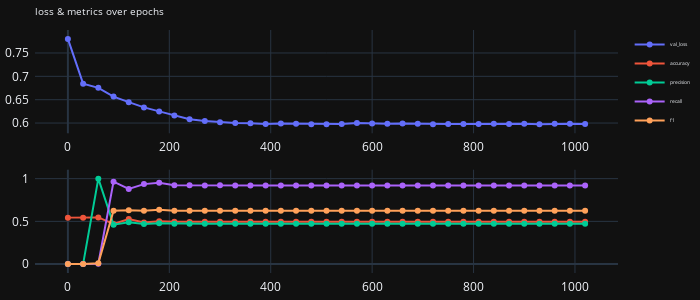
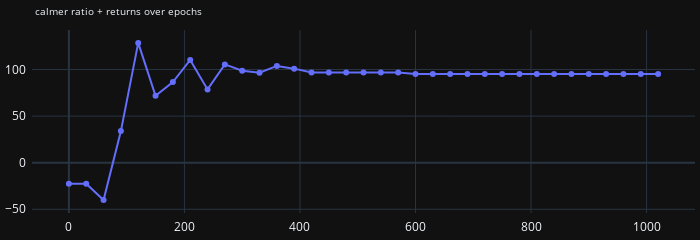
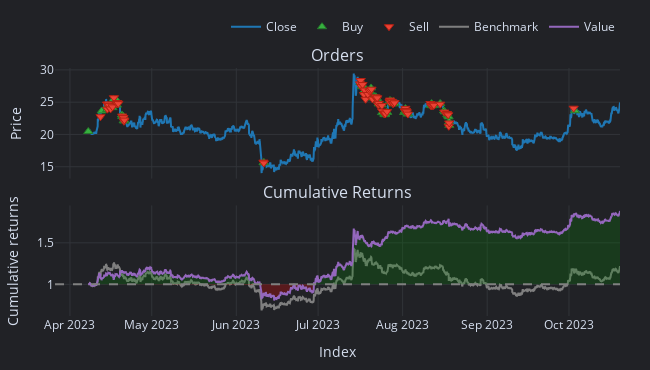

Source (notebook cell) for these figures, in order:
### Markdown cell above
### study training loop

### Code cell
def objective(trial):
    
    random.seed(42)
    np.random.seed(42)
    torch.manual_seed(42)
    torch.use_deterministic_algorithms(True)

    # hidden_dim = trial.suggest_categorical('hidden_dim', [16, 32, 64])
    # num_layers = trial.suggest_int('num_layers', 2, 3)
    # learning_rate = trial.suggest_float('lr', 1e-3, 1e-1, log=True)
    # step_size = trial.suggest_int('step_size', 10, 100)
    # gamma = trial.suggest_float('gamma', 0.85, 0.99)
    # dropout_rate = trial.suggest_float('dropout_rate', 0.1, 0.4)
    # feature_idx = trial.suggest_int('feature_idx', 0, X_train_tensor.shape[2] - 1)


    ''' multi feature selection'''
    # Suggest a boolean flag for each feature to decide if it should be included
    # num_features = 22
    # included_features = [trial.suggest_categorical(f'include_feature_{i+indicator_offset}', [True, False]) for i in range(2, num_features)]
    # additional_features_idx = [i for i, f in enumerate(included_features, start=2+indicator_offset) if f]

    # # Prepend indices 0 and 1 to ensure they are always included
    # included_features_idx = [0, 1] + additional_features_idx

    # if len(included_features_idx) <= 2:
    #     print(f"No features were selected for trial {trial.number}. Skipping...")
    #     return 0
    
    # selected_predictors = [predictor_list[i] for i in additional_features_idx]
    # print(f"Trial {trial.number} Indicators indicies: {additional_features_idx}")
    # print(f"Trial {trial.number} Indicators names: {selected_predictors}")
    
    # # Use a selection of features to create new tensors
    # X_train_selected = X_train_tensor[:, :, included_features_idx]
    # X_val_selected = X_val_tensor[:, :, included_features_idx]
    
    X_train_selected = X_train_tensor
    X_val_selected = X_val_tensor
    
    # Move tensors to the MPS device
    X_train_selected_gpu = X_train_selected.float().to(device)
    X_val_selected_gpu = X_val_selected.float().to(device)
    y_train_tensor_gpu = y_train_tensor.long().to(device)
    y_val_tensor_gpu = y_val_tensor.long().to(device)
    
    out_dims = len(np.unique(y_train_tensor.cpu().numpy()))
    if binary:
        out_dims = 1
        y_train_tensor_gpu = y_train_tensor.float().to(device)
        y_val_tensor_gpu = y_val_tensor.float().to(device)
    
    # Create the model with bidirectional LSTM
    model = BiLSTMClassifierWithAttention(input_dim=X_train_selected.shape[-1], hidden_dim=hidden_dim, num_layers=num_layers, output_dim=out_dims, dropout_rate=dropout_rate).to(device)
    optimiser = torch.optim.Adam(model.parameters(), lr=learning_rate)
    scheduler = optim.lr_scheduler.StepLR(optimiser, step_size=step_size, gamma=gamma)
    criterion = nn.CrossEntropyLoss(weight=class_weights_tensor)
    if binary:
        criterion = nn.BCEWithLogitsLoss()
        y_val_tensor_gpu = y_val_tensor_gpu.unsqueeze(1)
        


    rolling_window = deque(maxlen=rolling_window_size)
    epoch_nums_1 = []
    calmer_return = []
    val_loss = []
    accuracy = []
    precision = []
    recall = []
    f1 = []        
   
    model.train()
    for epoch in range(num_epochs):
        optimiser.zero_grad()   
        output = model(X_train_selected_gpu)
        output = torch.squeeze(output)  # This removes the extra dimension
        loss = criterion(output, y_train_tensor_gpu)  # Ensure y_train is of type torch.long
        loss.backward()
        optimiser.step()
        scheduler.step()

        financial_results = validate_financials(model, X_val_selected_gpu)
        
        validation_results = validate_multi_with_metrics(model, criterion, X_val_selected_gpu, y_val_tensor_gpu, device)
        if binary:
            validation_results = validate_binary_with_metrics(model, criterion, X_val_selected_gpu, y_val_tensor_gpu, device)

        if epoch % print_epochs == 0:  # Adjust as needed

            epoch_nums_1.append(epoch)
            accuracy.append(validation_results['accuracy'])
            val_loss.append(loss.item())
            precision.append(validation_results['precision'])
            recall.append(validation_results['recall'])
            f1.append(validation_results['f1'])
            calmer_return.append(financial_results['calmer_returns'])
            rolling_window.append(financial_results['calmer_returns'])
            
            if len(rolling_window) == rolling_window_size:
                variance = np.var(list(rolling_window))
                
                if variance < variance_threshold:
                    print(f"Early stopping triggered epoch {epoch}. Variance is below the threshold.")
                    break
                if len(calmer_return) >= rolling_window_size and all(x < 0 for x in calmer_return[-rolling_window_size:]):
                    print(f"Early stopping triggered epoch {epoch}. The last {rolling_window_size} returns are negative.")
                    break
            
    if (financial_results['orders'] > 4):
        if (financial_results['calmer_returns'] > 0):
            plot_vals(epoch_nums_1, val_loss, accuracy, precision, recall, f1)
            plot_returns(epoch_nums_1, calmer_return)
            backtest(model, X_val_selected_gpu)
            print(f"Loss: {loss.item()}")
            del X_train_selected_gpu, X_val_selected_gpu, y_train_tensor_gpu, y_val_tensor_gpu
            torch.cuda.empty_cache()  # Clears memory cache that's no longer used
        return round(financial_results['calmer_returns'], 2)
    else:
        print(f"Results were no good. Orders: {financial_results['orders']}, calmer_return: {financial_results['calmer_returns']}")
        del X_train_selected_gpu, X_val_selected_gpu, y_train_tensor_gpu, y_val_tensor_gpu
        torch.cuda.empty_cache()  # Clears memory cache that's no longer used
        return 0
        



sampler = optuna.samplers.TPESampler(seed=42)
study = optuna.create_study(direction='maximize', sampler=sampler)
study.optimize(objective, n_trials=num_trials)
print('Best trial:', study.best_trial.params)

torch.cuda.empty_cache()  # Final cleanup

### Figure 1 — Plotly figure (JSON) as saved in the notebook; plotly's stock layout.template omitted (floating-point values rounded to 4 significant figures)
{"data": [{"mode": "lines+markers", "name": "val_loss", "type": "scatter", "x": [0, 30, 60, 90, 120, 150, 180, 210, 240, 270, 300, 330, 360, 390, 420, 450, 480, 510, 540, 570, 600, 630, 660, 690, 720, 750, 780, 810, 840, 870, 900, 930, 960, 990, 1020], "xaxis": "x", "y": [0.7801, 0.6843, 0.6754, 0.6566, 0.6448, 0.6335, 0.6249, 0.616, 0.6081, 0.6044, 0.6016, 0.6, 0.5994, 0.598, 0.5988, 0.5985, 0.5975, 0.5976, 0.5982, 0.6002, 0.5989, 0.5986, 0.5993, 0.5985, 0.5977, 0.5979, 0.5979, 0.5981, 0.5985, 0.598, 0.5982, 0.5972, 0.5986, 0.5985, 0.5978], "yaxis": "y"}, {"mode": "lines+markers", "name": "accuracy", "type": "scatter", "x": [0, 30, 60, 90, 120, 150, 180, 210, 240, 270, 300, 330, 360, 390, 420, 450, 480, 510, 540, 570, 600, 630, 660, 690, 720, 750, 780, 810, 840, 870, 900, 930, 960, 990, 1020], "xaxis": "x2", "y": [0.5437, 0.5437, 0.546, 0.4706, 0.5272, 0.4862, 0.5012, 0.4952, 0.4939, 0.4958, 0.4948, 0.495, 0.495, 0.4956, 0.4954, 0.4954, 0.4954, 0.4954, 0.4954, 0.4954, 0.4952, 0.4952, 0.4952, 0.4952, 0.4952, 0.4952, 0.4952, 0.4952, 0.4952, 0.4952, 0.4952, 0.4952, 0.4952, 0.4952, 0.4952], "yaxis": "y2"}, {"mode": "lines+markers", "name": "precision", "type": "scatter", "x": [0, 30, 60, 90, 120, 150, 180, 210, 240, 270, 300, 330, 360, 390, 420, 450, 480, 510, 540, 570, 600, 630, 660, 690, 720, 750, 780, 810, 840, 870, 900, 930, 960, 990, 1020], "xaxis": "x2", "y": [0, 0, 1, 0.4617, 0.49, 0.4685, 0.4767, 0.4728, 0.4721, 0.4731, 0.4725, 0.4726, 0.4726, 0.4729, 0.4728, 0.4728, 0.4728, 0.4728, 0.4728, 0.4728, 0.4727, 0.4727, 0.4727, 0.4727, 0.4727, 0.4727, 0.4727, 0.4727, 0.4727, 0.4727, 0.4727, 0.4727, 0.4727, 0.4727, 0.4727], "yaxis": "y2"}, {"mode": "lines+markers", "name": "recall", "type": "scatter", "x": [0, 30, 60, 90, 120, 150, 180, 210, 240, 270, 300, 330, 360, 390, 420, 450, 480, 510, 540, 570, 600, 630, 660, 690, 720, 750, 780, 810, 840, 870, 900, 930, 960, 990, 1020], "xaxis": "x2", "y": [0, 0, 0.0051, 0.9649, 0.8801, 0.9359, 0.9518, 0.9228, 0.9213, 0.9204, 0.9218, 0.9199, 0.9204, 0.9204, 0.9199, 0.9199, 0.9199, 0.9199, 0.9199, 0.9199, 0.9195, 0.9195, 0.9195, 0.9195, 0.9195, 0.9195, 0.9195, 0.9195, 0.9195, 0.9195, 0.9195, 0.9195, 0.9195, 0.9195, 0.9195], "yaxis": "y2"}, {"mode": "lines+markers", "name": "f1", "type": "scatter", "x": [0, 30, 60, 90, 120, 150, 180, 210, 240, 270, 300, 330, 360, 390, 420, 450, 480, 510, 540, 570, 600, 630, 660, 690, 720, 750, 780, 810, 840, 870, 900, 930, 960, 990, 1020], "xaxis": "x2", "y": [0, 0, 0.0102, 0.6245, 0.6295, 0.6244, 0.6352, 0.6252, 0.6243, 0.6249, 0.6248, 0.6244, 0.6245, 0.6248, 0.6246, 0.6246, 0.6246, 0.6246, 0.6246, 0.6246, 0.6244, 0.6244, 0.6244, 0.6244, 0.6244, 0.6244, 0.6244, 0.6244, 0.6244, 0.6244, 0.6244, 0.6244, 0.6244, 0.6244, 0.6244], "yaxis": "y2"}], "layout": {"autosize": false, "height": 300, "legend": {"font": {"size": 5}}, "margin": {"b": 5, "l": 5, "pad": 5, "r": 5, "t": 30}, "title": {"font": {"size": 10}, "text": "loss & metrics over epochs"}, "width": 700, "xaxis": {"anchor": "y", "domain": [0, 1]}, "xaxis2": {"anchor": "y2", "domain": [0, 1]}, "yaxis": {"anchor": "x", "domain": [0.575, 1]}, "yaxis2": {"anchor": "x2", "domain": [0, 0.425]}}}

### Figure 2 — Plotly figure (JSON) as saved in the notebook; plotly's stock layout.template omitted (floating-point values rounded to 4 significant figures)
{"data": [{"mode": "lines+markers", "name": "calmer returns", "type": "scatter", "x": [0, 30, 60, 90, 120, 150, 180, 210, 240, 270, 300, 330, 360, 390, 420, 450, 480, 510, 540, 570, 600, 630, 660, 690, 720, 750, 780, 810, 840, 870, 900, 930, 960, 990, 1020], "y": [-22.67, -22.67, -40.15, 33.92, 128.6, 71.85, 86.59, 110.3, 78.63, 105.5, 98.63, 96.64, 103.8, 100.9, 96.75, 96.74, 96.74, 96.74, 96.74, 96.74, 95.19, 95.19, 95.19, 95.19, 95.19, 95.19, 95.19, 95.19, 95.19, 95.19, 95.19, 95.19, 95.19, 95.19, 95.19]}], "layout": {"autosize": false, "height": 150, "legend": {"font": {"size": 5}}, "margin": {"b": 5, "l": 5, "pad": 5, "r": 5, "t": 30}, "title": {"font": {"size": 10}, "text": "calmer ratio + returns over epochs"}, "width": 700}}

### Figure 3 — Plotly figure (JSON) as saved in the notebook; plotly's stock layout.template omitted (floating-point values rounded to 4 significant figures; data arrays with more than 128 entries replaced by an {"elided": "..."} marker saying what was removed)
{"data": [{"legendgroup": "0", "line": {"color": "#1f77b4"}, "mode": "lines", "name": "Close", "showlegend": true, "type": "scatter", "uid": "d5733a84-310e-4929-9ed5-066ff8e663a6", "x": {"elided": "4681 str values"}, "xaxis": "x", "y": {"elided": "4681 float values"}, "yaxis": "y"}, {"customdata": {"elided": "76x9 mixed values"}, "hovertemplate": "<br>Order Id: %{customdata[0]}\n<br>Signal Index: %{customdata[1]}\n<br>Creation Index: %{customdata[2]}\n<br>Fill Index: %{customdata[3]}\n<br>Size: %{customdata[4]:,}\n<br>Price: %{customdata[5]:,}\n<br>Fees: %{customdata[6]:,}\n<br>Type: %{customdata[7]}\n<br>Stop Type: %{customdata[8]}", "marker": {"color": "#37B13F", "line": {"color": "rgb(38,123,44)", "width": 1}, "size": 8, "symbol": "triangle-up"}, "mode": "markers", "name": "Buy", "type": "scatter", "uid": "9b5df999-5e52-4c38-98a3-955a266f45ec", "x": ["2023-04-07T17:00:00+00:00", "2023-04-12T15:00:00+00:00", "2023-04-14T16:00:00+00:00", "2023-04-14T19:00:00+00:00", "2023-04-15T02:00:00+00:00", "2023-04-15T08:00:00+00:00", "2023-04-15T11:00:00+00:00", "2023-04-16T14:00:00+00:00", "2023-04-16T23:00:00+00:00", "2023-04-18T05:00:00+00:00", "2023-04-18T07:00:00+00:00", "2023-04-18T10:00:00+00:00", "2023-04-20T01:00:00+00:00", "2023-04-20T05:00:00+00:00", "2023-04-20T13:00:00+00:00", "2023-04-20T17:00:00+00:00", "2023-04-20T22:00:00+00:00", "2023-04-21T00:00:00+00:00", "2023-06-11T00:00:00+00:00", "2023-06-11T03:00:00+00:00", "2023-07-16T12:00:00+00:00", "2023-07-16T16:00:00+00:00", "2023-07-17T00:00:00+00:00", "2023-07-17T08:00:00+00:00", "2023-07-18T00:00:00+00:00", "2023-07-18T03:00:00+00:00", "2023-07-19T02:00:00+00:00", "2023-07-19T13:00:00+00:00", "2023-07-19T22:00:00+00:00", "2023-07-20T10:00:00+00:00", "2023-07-20T22:00:00+00:00", "2023-07-21T19:00:00+00:00", "2023-07-22T02:00:00+00:00", "2023-07-22T04:00:00+00:00", "2023-07-22T14:00:00+00:00", "2023-07-22T22:00:00+00:00", "2023-07-23T05:00:00+00:00", "2023-07-24T08:00:00+00:00", "2023-07-24T10:00:00+00:00", "2023-07-25T06:00:00+00:00", "2023-07-25T08:00:00+00:00", "2023-07-25T11:00:00+00:00", "2023-07-25T13:00:00+00:00", "2023-07-25T15:00:00+00:00", "2023-07-26T05:00:00+00:00", "2023-07-26T07:00:00+00:00", "2023-07-27T07:00:00+00:00", "2023-07-27T09:00:00+00:00", "2023-07-27T23:00:00+00:00", "2023-07-28T04:00:00+00:00", "2023-07-28T11:00:00+00:00", "2023-07-28T15:00:00+00:00", "2023-07-29T00:00:00+00:00", "2023-08-01T13:00:00+00:00", "2023-08-01T20:00:00+00:00", "2023-08-01T23:00:00+00:00", "2023-08-02T01:00:00+00:00", "2023-08-02T07:00:00+00:00", "2023-08-02T11:00:00+00:00", "2023-08-02T20:00:00+00:00", "2023-08-02T23:00:00+00:00", "2023-08-11T08:00:00+00:00", "2023-08-11T15:00:00+00:00", "2023-08-11T19:00:00+00:00", "2023-08-11T23:00:00+00:00", "2023-08-12T07:00:00+00:00", "2023-08-12T10:00:00+00:00", "2023-08-14T18:00:00+00:00", "2023-08-16T04:00:00+00:00", "2023-08-16T12:00:00+00:00", "2023-08-17T09:00:00+00:00", "2023-08-17T16:00:00+00:00", "2023-08-17T21:00:00+00:00", "2023-08-18T01:00:00+00:00", "2023-08-18T03:00:00+00:00", "2023-10-03T05:00:00+00:00"], "xaxis": "x", "y": [20.46, 23.64, 23.84, 24.43, 24.35, 24.41, 24.45, 24.15, 25.44, 24.54, 25.06, 25.14, 23.02, 22.76, 22.84, 22.12, 22.09, 22.18, 15.61, 15.67, 28.06, 28.1, 27.4, 27.63, 26.79, 26.5, 26.26, 26.26, 26.68, 27.2, 25.63, 25.86, 25.64, 25.83, 25.59, 25.31, 24.73, 24.57, 23.38, 23.3, 23.09, 23.17, 23.06, 23.17, 23.4, 23.43, 25.05, 25.26, 25.11, 24.92, 24.71, 25.11, 24.8, 23.4, 23.61, 23.65, 24.01, 23.65, 23.68, 23.17, 23.21, 24.49, 24.79, 24.44, 24.56, 24.5, 24.5, 24.8, 23.67, 23.5, 23.11, 22.85, 22.72, 21.97, 21.42, 23.67], "yaxis": "y"}, {"customdata": {"elided": "75x9 mixed values"}, "hovertemplate": "<br>Order Id: %{customdata[0]}\n<br>Signal Index: %{customdata[1]}\n<br>Creation Index: %{customdata[2]}\n<br>Fill Index: %{customdata[3]}\n<br>Size: %{customdata[4]:,}\n<br>Price: %{customdata[5]:,}\n<br>Fees: %{customdata[6]:,}\n<br>Type: %{customdata[7]}\n<br>Stop Type: %{customdata[8]}", "marker": {"color": "#EA4335", "line": {"color": "rgb(181,31,18)", "width": 1}, "size": 8, "symbol": "triangle-down"}, "mode": "markers", "name": "Sell", "type": "scatter", "uid": "2deb654f-0538-4684-bc44-915190ebc6a2", "x": ["2023-04-12T05:00:00+00:00", "2023-04-14T14:00:00+00:00", "2023-04-14T17:00:00+00:00", "2023-04-15T00:00:00+00:00", "2023-04-15T06:00:00+00:00", "2023-04-15T10:00:00+00:00", "2023-04-15T22:00:00+00:00", "2023-04-16T15:00:00+00:00", "2023-04-17T03:00:00+00:00", "2023-04-18T06:00:00+00:00", "2023-04-18T09:00:00+00:00", "2023-04-18T17:00:00+00:00", "2023-04-20T04:00:00+00:00", "2023-04-20T11:00:00+00:00", "2023-04-20T15:00:00+00:00", "2023-04-20T19:00:00+00:00", "2023-04-20T23:00:00+00:00", "2023-06-10T23:00:00+00:00", "2023-06-11T02:00:00+00:00", "2023-07-16T09:00:00+00:00", "2023-07-16T15:00:00+00:00", "2023-07-16T21:00:00+00:00", "2023-07-17T07:00:00+00:00", "2023-07-17T20:00:00+00:00", "2023-07-18T01:00:00+00:00", "2023-07-18T10:00:00+00:00", "2023-07-19T07:00:00+00:00", "2023-07-19T21:00:00+00:00", "2023-07-20T06:00:00+00:00", "2023-07-20T14:00:00+00:00", "2023-07-20T23:00:00+00:00", "2023-07-21T20:00:00+00:00", "2023-07-22T03:00:00+00:00", "2023-07-22T13:00:00+00:00", "2023-07-22T16:00:00+00:00", "2023-07-23T02:00:00+00:00", "2023-07-23T06:00:00+00:00", "2023-07-24T09:00:00+00:00", "2023-07-24T12:00:00+00:00", "2023-07-25T07:00:00+00:00", "2023-07-25T10:00:00+00:00", "2023-07-25T12:00:00+00:00", "2023-07-25T14:00:00+00:00", "2023-07-25T16:00:00+00:00", "2023-07-26T06:00:00+00:00", "2023-07-27T05:00:00+00:00", "2023-07-27T08:00:00+00:00", "2023-07-27T10:00:00+00:00", "2023-07-28T02:00:00+00:00", "2023-07-28T10:00:00+00:00", "2023-07-28T13:00:00+00:00", "2023-07-28T23:00:00+00:00", "2023-07-29T01:00:00+00:00", "2023-08-01T19:00:00+00:00", "2023-08-01T22:00:00+00:00", "2023-08-02T00:00:00+00:00", "2023-08-02T05:00:00+00:00", "2023-08-02T08:00:00+00:00", "2023-08-02T13:00:00+00:00", "2023-08-02T22:00:00+00:00", "2023-08-11T05:00:00+00:00", "2023-08-11T10:00:00+00:00", "2023-08-11T16:00:00+00:00", "2023-08-11T20:00:00+00:00", "2023-08-12T06:00:00+00:00", "2023-08-12T08:00:00+00:00", "2023-08-12T11:00:00+00:00", "2023-08-14T19:00:00+00:00", "2023-08-16T06:00:00+00:00", "2023-08-17T05:00:00+00:00", "2023-08-17T10:00:00+00:00", "2023-08-17T17:00:00+00:00", "2023-08-17T22:00:00+00:00", "2023-08-18T02:00:00+00:00", "2023-10-02T17:00:00+00:00"], "xaxis": "x", "y": [22.75, 24.7, 23.91, 24.72, 24.27, 24.46, 23.96, 24.27, 25.69, 24.74, 24.94, 24.78, 22.85, 22.62, 22.58, 22.04, 22.23, 15.72, 15.58, 27.84, 28.35, 27.39, 27.72, 26.17, 26.87, 25.45, 26.2, 26.68, 26.82, 27.01, 25.49, 25.78, 25.81, 25.53, 25.68, 24.54, 24.81, 24.47, 23.62, 23.17, 23.24, 23.17, 23.33, 23.19, 23.54, 25.15, 25, 25.33, 25.12, 24.79, 24.8, 24.89, 24.89, 23.68, 23.61, 24.04, 23.71, 23.62, 23.5, 23.15, 24.79, 24.43, 24.54, 24.45, 24.49, 24.53, 24.53, 24.69, 23.47, 23.24, 23.16, 23.03, 21.26, 21.77, 24.07], "yaxis": "y"}, {"legendgroup": "1", "line": {"color": "#7f7f7f"}, "mode": "lines", "name": "Benchmark", "showlegend": true, "type": "scatter", "uid": "9b1ef296-0c03-40ee-b854-2816151e8603", "x": {"elided": "4681 str values"}, "xaxis": "x2", "y": {"elided": "4681 float values"}, "yaxis": "y2"}, {"hoverinfo": "skip", "line": {"color": "rgba(0, 0, 0, 0)", "width": 0}, "mode": "lines", "opacity": 0, "showlegend": false, "type": "scatter", "uid": "62bff298-b3b7-4829-8f4a-6c0c42f70edb", "x": {"elided": "4681 str values"}, "xaxis": "x2", "y": {"elided": "4681 int values"}, "yaxis": "y2"}, {"connectgaps": false, "fill": "tonexty", "fillcolor": "rgba(0, 128, 0, 0.25)", "hoverinfo": "skip", "line": {"color": "rgba(0, 0, 0, 0)", "width": 0}, "mode": "lines", "opacity": 0, "showlegend": false, "type": "scatter", "uid": "303f64d6-0e89-411f-a065-285f18b404b2", "x": {"elided": "4681 str values"}, "xaxis": "x2", "y": {"elided": "4681 float values"}, "yaxis": "y2"}, {"hoverinfo": "skip", "line": {"color": "rgba(0, 0, 0, 0)", "width": 0}, "mode": "lines", "opacity": 0, "showlegend": false, "type": "scatter", "uid": "7f0765af-d910-4777-8fc7-4e1d6fed8b8a", "x": {"elided": "4681 str values"}, "xaxis": "x2", "y": {"elided": "4681 int values"}, "yaxis": "y2"}, {"connectgaps": false, "fill": "tonexty", "fillcolor": "rgba(255, 0, 0, 0.25)", "hoverinfo": "skip", "line": {"color": "rgba(0, 0, 0, 0)", "width": 0}, "mode": "lines", "opacity": 0, "showlegend": false, "type": "scatter", "uid": "44c77de2-03b2-4770-be78-5aabfd4ffefa", "x": {"elided": "4681 str values"}, "xaxis": "x2", "y": {"elided": "4681 float values"}, "yaxis": "y2"}, {"legendgroup": "2", "line": {"color": "#9467bd"}, "mode": "lines", "name": "Value", "showlegend": true, "type": "scatter", "uid": "4ba1e74f-f4f0-40a3-9085-df2c9cb9e720", "x": {"elided": "4681 str values"}, "xaxis": "x2", "y": {"elided": "4681 float values"}, "yaxis": "y2"}, {"hoverinfo": "skip", "line": {"color": "rgba(0, 0, 0, 0)", "width": 0}, "mode": "lines", "opacity": 0, "showlegend": false, "type": "scatter", "uid": "3ca26058-f4dc-4701-8a1e-f9ab5b803276", "x": {"elided": "4681 str values"}, "xaxis": "x2", "y": {"elided": "4681 int values"}, "yaxis": "y2"}], "layout": {"annotations": [{"font": {"size": 16}, "showarrow": false, "text": "Orders", "x": 0.5, "xanchor": "center", "xref": "paper", "y": 1, "yanchor": "bottom", "yref": "paper"}, {"font": {"size": 16}, "showarrow": false, "text": "Cumulative Returns", "x": 0.5, "xanchor": "center", "xref": "paper", "y": 0.4459, "yanchor": "bottom", "yref": "paper"}], "height": 370, "legend": {"orientation": "h", "traceorder": "normal", "x": 1, "xanchor": "right", "y": 1.108, "yanchor": "bottom"}, "margin": {"b": 30, "l": 30, "r": 30, "t": 30}, "shapes": [{"line": {"color": "gray", "dash": "dash"}, "type": "line", "x0": 0, "x1": 1, "xref": "paper", "y0": 1, "y1": 1, "yref": "y2"}], "showlegend": true, "width": 650, "xaxis": {"anchor": "y", "domain": [0, 1], "matches": "x2", "showticklabels": false}, "xaxis2": {"anchor": "y2", "domain": [0, 1], "title": {"text": "Index"}}, "yaxis": {"anchor": "x", "domain": [0.5541, 1], "title": {"text": "Price"}}, "yaxis2": {"anchor": "x2", "domain": [0, 0.4459], "title": {"text": "Cumulative returns"}}}}
